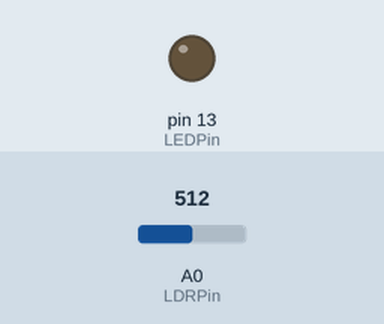
This sketch was run on a simulated Arduino Uno, built with avr-gcc and run on an emulated ATmega328P. Parts: output pins drawn as LEDs (lit = HIGH). The test bench sets the inputs (shaded band); at power-on: A0 (LDRPin) = 512.

Above: at 1.2 s.
1.3 s: A0 (LDRPin) set to 991
2.8 s: A0 (LDRPin) set to 1016
At 3.5 s:
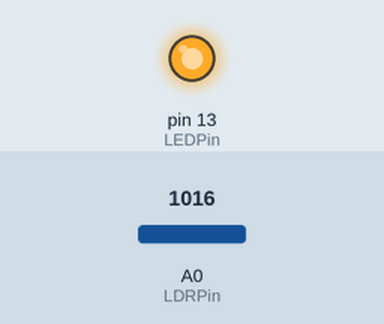
4.3 s: A0 (LDRPin) set to 990
At 4.7 s:
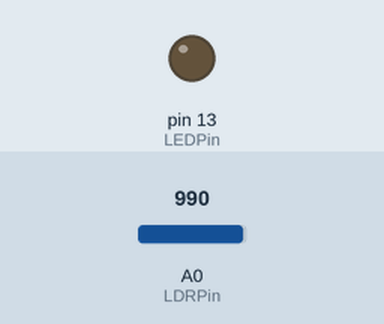
5.8 s: A0 (LDRPin) set to 1010
At 7.0 s:
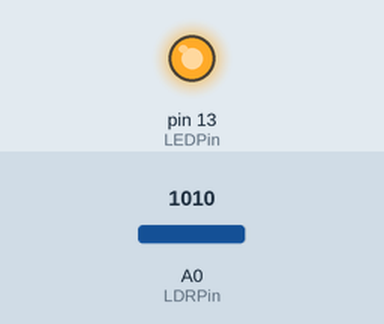
Timing chart, 0 to 8.3 s (numbered marks = the images above; inputs shaded):
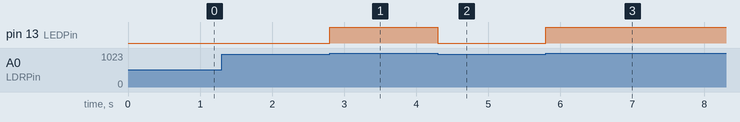

The sketch:

FOTORESISTENCIA_ANO.ino
```cpp
const int LEDPin = 13;
const int LDRPin = A0;
const int threshold = 1000;

void setup() {
  pinMode(LEDPin, OUTPUT);
  pinMode(LDRPin, INPUT);
}

void loop() {
  int input = analogRead(LDRPin);
  if (input > threshold) {
    digitalWrite(LEDPin, HIGH);
  }
  else {
    digitalWrite(LEDPin, LOW);
  }
}
```

Measured:
- the behaviour switches between 1000 and 1001 on A0 (LDRPin) (found by bisection; images 0 and 1)
- after the input at 1.3 s, every drawn part: stays the same
- after the input at 2.8 s, pin 13 (LEDPin): LOW → HIGH at once
- after the input at 4.3 s, pin 13 (LEDPin): HIGH → LOW at once
- after the input at 5.8 s, pin 13 (LEDPin): LOW → HIGH at once
